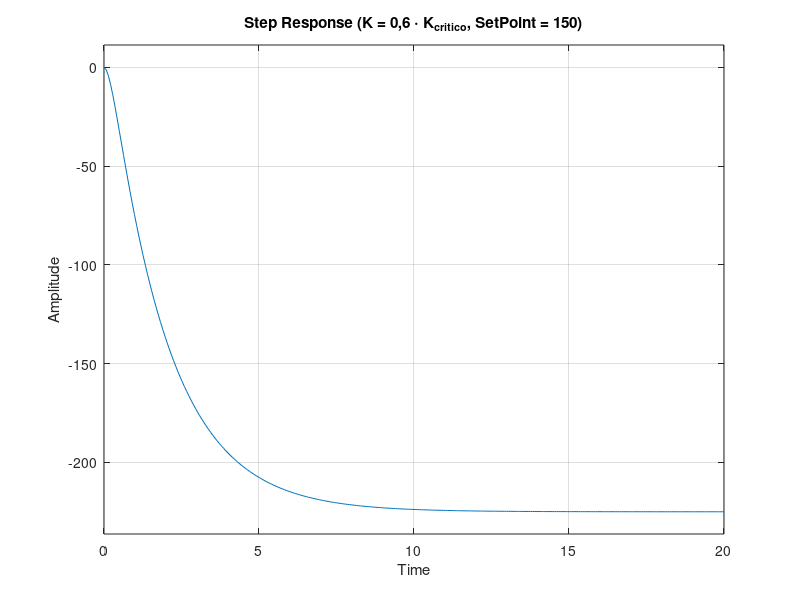

Write the MATLAB code that produced this figure. (Note: this script raises an error after producing the figure.)
%% Relatório - Introdução aos Controladores PID 
clc;
clear;
close all;

%% Preparação
s = tf('s');
motor = 1/(s+3);
planta = 2/(s+2);
G = motor * planta

%% a) Faixa de K para estabilidade

Kcrit = -3;
fprintf('(a) Sistema estável para K > %.1f  ->  Kcritico = %.1f\n\n', Kcrit, Kcrit);

Kvet = -5:0.01:50;
estavel = arrayfun(@(K) isstable(feedback(K*G, 1)), Kvet);
fprintf('    Menor K estável encontrado na varredura: %.2f\n\n', min(Kvet(estavel)));


%% b) K = 10
K = 10;
T10 = feedback(K*G, 1);
polos10 = pole(T10);
fprintf('(b) K = 10 -> polos em malha fechada:\n');
disp(polos10);
if isstable(T10)
    fprintf('    Todos os polos com parte real negativa -> sistema ESTÁVEL\n\n');
else
    fprintf('    Existe polo com parte real >= 0 -> sistema INSTÁVEL\n\n');
end

%% c) K = 0,6*Kcritico, SetPoint = 150
K = 0.6 * Kcrit;                 % K = -1,8
SP = 150;
T = feedback(K*G, 1);

fprintf('(c) K = %.2f -> polos em malha fechada:\n', K);
disp(pole(T));

figure;
step(SP*T);
grid on;
title('Step Response (K = 0,6 \cdot K_{critico}, SetPoint = 150)');
xlabel('Time'); ylabel('Amplitude');

info = stepinfo(SP*T);
fprintf('    Tempo de acomodação: %.2f s\n\n', info.SettlingTime);

%% d) Valor final
yfinal = SP * dcgain(T);
fprintf('(d) Valor final = %.1f\n', yfinal);
fprintf('    Erro em regime = %.1f\n', SP - yfinal);
